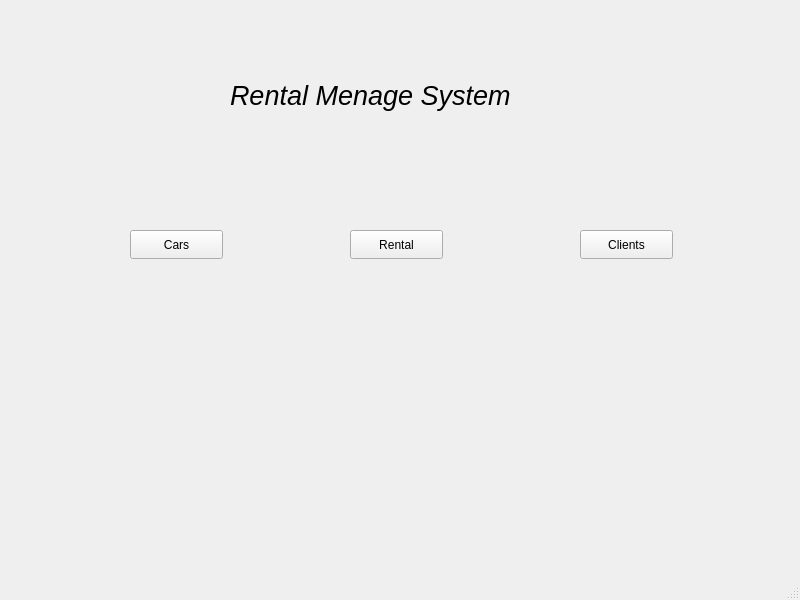
<?xml version="1.0" encoding="UTF-8"?>
<ui version="4.0">
 <class>MainWindow</class>
 <widget class="QMainWindow" name="MainWindow">
  <property name="geometry">
   <rect>
    <x>0</x>
    <y>0</y>
    <width>800</width>
    <height>600</height>
   </rect>
  </property>
  <property name="windowTitle">
   <string>MainWindow</string>
  </property>
  <widget class="QWidget" name="centralwidget">
   <widget class="QPushButton" name="car">
    <property name="geometry">
     <rect>
      <x>130</x>
      <y>230</y>
      <width>93</width>
      <height>29</height>
     </rect>
    </property>
    <property name="text">
     <string>Cars</string>
    </property>
   </widget>
   <widget class="QPushButton" name="clients">
    <property name="geometry">
     <rect>
      <x>580</x>
      <y>230</y>
      <width>93</width>
      <height>29</height>
     </rect>
    </property>
    <property name="text">
     <string>Clients</string>
    </property>
   </widget>
   <widget class="QPushButton" name="rental">
    <property name="geometry">
     <rect>
      <x>350</x>
      <y>230</y>
      <width>93</width>
      <height>29</height>
     </rect>
    </property>
    <property name="text">
     <string>Rental</string>
    </property>
   </widget>
   <widget class="QLabel" name="label">
    <property name="geometry">
     <rect>
      <x>230</x>
      <y>70</y>
      <width>331</width>
      <height>51</height>
     </rect>
    </property>
    <property name="font">
     <font>
      <pointsize>20</pointsize>
      <italic>true</italic>
     </font>
    </property>
    <property name="text">
     <string>Rental Menage System</string>
    </property>
   </widget>
  </widget>
  <widget class="QMenuBar" name="menubar">
   <property name="geometry">
    <rect>
     <x>0</x>
     <y>0</y>
     <width>800</width>
     <height>26</height>
    </rect>
   </property>
  </widget>
  <widget class="QStatusBar" name="statusbar"/>
 </widget>
 <resources/>
 <connections/>
</ui>
